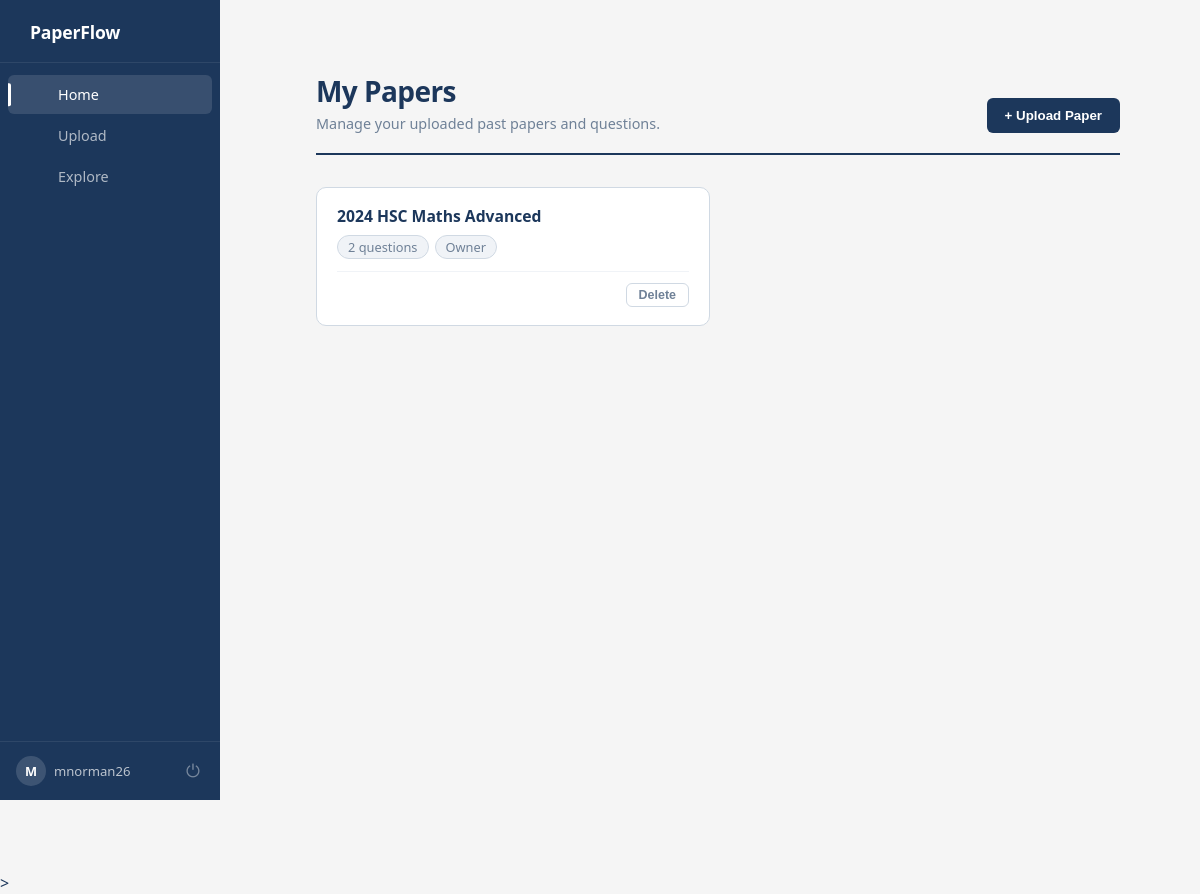
Screenshot of / (signed in) with the database file from the repository.
### models.py (models this page shows)
class User(db.Model, UserMixin):
    __tablename__ = 'user'
    id = db.Column(db.Integer, primary_key=True)
    username = db.Column(db.String(150), unique=True, nullable=False)
    password_hash = db.Column(db.String(200), nullable=False)
    papers = db.relationship('UserPaper', backref='user', lazy=True)

class PastPaper(db.Model):
    id = db.Column(db.Integer, primary_key=True)
    filename = db.Column(db.String(200), nullable=False)
    questions = db.relationship(
        'Question',
        backref='paper',
        lazy=True,
        cascade="all, delete-orphan"
    )
    uploaded_at = db.Column(db.DateTime, default=db.func.now())
    owner_id = db.Column(db.Integer, db.ForeignKey('user.id'), nullable=False)

### app.py (the view)
@app.route('/')
@login_required
def index():
    links = UserPaper.query.filter_by(user_id=current_user.id).all()
    papers = [p for link in links if (p := PastPaper.query.get(link.paper_id)) is not None]
    return render_template('index.html', papers=papers)

### templates/index.html (shortened to what this page needs)
{% extends "base.html" %}
{% block content %}
{% from "macros.html" import flash_messages %}
<div class="index-layout">
    <div class="index-topbar">
        <div class="index-topbar-left">
            <h1>My Papers</h1>
            <p>Manage your uploaded past papers and questions.</p>
        </div>
        <a href="{{ url_for('upload') }}"><button>+ Upload Paper</button></a>
    </div>
    <div class="papers-grid">
        {% if papers %}
            {% for paper in papers %}
            <div class="paper-card-wrapper">
                <div class="paper-card">
                    <a href="{{ url_for('view_paper', paper_id=paper.id) }}" class="paper-card-link">
                        <div class="paper-card-body">
                            <h3>{{ format_filename(paper.filename) }}</h3>
                            <div class="paper-meta">
                                <span class="meta-pill">{{ paper.questions|length }} question{{ 's' if paper.questions|length != 1 }}</span>
                                {% if paper.owner_id == current_user.id %}
                                    <span class="meta-pill">Owner</span>
                                {% endif %}
                            </div>
                        </div>
                    </a>
                    <div class="paper-card-footer">
                        {% if paper.owner_id == current_user.id %}
                            <form action="{{ url_for('delete_paper', paper_id=paper.id) }}" method="POST"
                                  onsubmit="return confirm('Delete this paper permanently?');">
                                <button type="submit" class="btn-card-delete">Delete</button>
                            </form>
                        {% else %}
                            <form action="{{ url_for('remove_paper', paper_id=paper.id) }}" method="POST"
                                  onsubmit="return confirm('Remove this paper from your files?');">
                                <button type="submit" class="btn-card-delete">Remove</button>
                            </form>
                        {% endif %}
                    </div>
                </div>
            </div>
            {% endfor %}
        {% else %}
            <div class="empty-state">
                <p>No past papers yet.</p>
                <a href="{{ url_for('upload') }}"><button>Upload your first paper</button></a>
            </div>
        {% endif %}
    </div>
</div>
{% endblock %}

### templates/base.html (shortened to what this page needs)
<!DOCTYPE html>
<html lang="en">
<head>
                <link rel="stylesheet" href="{{ url_for('static', filename='css/style.css') }}">
                    </head>
                    <body>
                         <nav class="sidebar">
                                  <div class="brand">
                                                          <span class="brand-name">PaperFlow</span>
                                                                  </div>
                                                                           <div class="nav-links">
                                                                                       {% if current_user.is_authenticated %}
                                                                                                       <a href="{{ url_for('index') }}" class="nav-link {% if request.endpoint == 'index' %}active{% endif %}">
                                                                                                                            Home
                                                                                                                                           </a>
                                                                                                                                                           <a href="{{ url_for('upload') }}" class="nav-link ">
                                                                                                                                                                                Upload
                                                                                                                                                                                               </a>
                                                                                                                                                                                                               <a href="{{ url_for('explore') }}" class="nav-link ">
                                                                                                                                                                                                                                   Explore
                                                                                                                                                                                                                                                   </a>
                                                                                                                                                                                                                                                                                                                                                                                   {% endif %}
                                                                                                                                                                                                                                                                                                                                                                                           </div>
                                                                                                                                                                                                                                                                                                                                                                                                    {% if current_user.is_authenticated %}
                                                                                                                                                                                                                                                                                                                                                                                                            <div class="sidebar-footer">
                                                                                                                                                                                                                                                                                                                                                                                                                        <div class="user-info">
                                                                                                                                                                                                                                                                                                                                                                                                                                        <div class="user-avatar">{{ current_user.username[0].upper() }}</div>
                                                                                                                                                                                                                                                                                                                                                                                                                                                        <span class="user-name">{{ current_user.username }}</span>
                                                                                                                                                                                                                                                                                                                                                                                                                                                                    </div>
                                                                                                                                                                                                                                                                                                                                                                                                                                                                                <a href="{{ url_for('logout') }}" class="logout-btn" title="Logout">⏻</a>
                                                                                                                                                                                                                                                                                                                                                                                                                                                                                        </div>
                                                                                                                                                                                                                                                                                                                                                                                                                                                                                                {% endif %}
                                                                                                                                                                                                                                                                                                                                                                                                                                                                                                     </nav>
                                                                                                                                                                                                                                                                                                                                                                                                                                                                                                          <div class="page-content">
                                                                                                                                                                                                                                                                                                                                                                                                                                                                                                                  <div class="main-content">
                                                                                                                                                                                                                                                                                                                                                                                                                                                                                                                              {% block content %}{% endblock %}
                                                                                                                                                                                                                                                                                                                                                                                                                                                                                                                                      </div>
                                                                                                                                                                                                                                                                                                                                                                                                                                                                                                                                          </div>
                                                                                                                                                                                                                                                                                                                                                                                                                                                                                                                                           </body>
                                                                                                                                                                                                                                                                                                                                                                                                                                                                                                                                           </html>>

### rows the page displays
User: username "M", username "mnorman26"
PastPaper: filename "2024 HSC Maths Advanced", questions|length "2", questions "s", shows "Owner"
